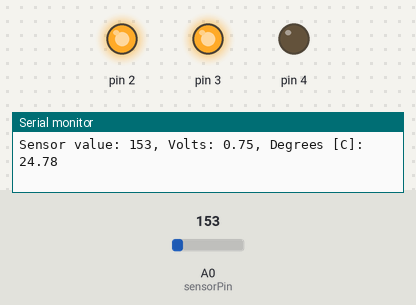
The sketch below on a simulated Arduino Uno, built with avr-gcc and run on an emulated ATmega328P. Shown: output pins drawn as LEDs (lit = HIGH), the last lines printed to the serial monitor. The inputs (shaded band) are chosen by the test bench; at power-on: A0 (sensorPin) = 153.

Above: at 1.2 s.
1.3 s: A0 (sensorPin) set to 165
At 1.7 s:
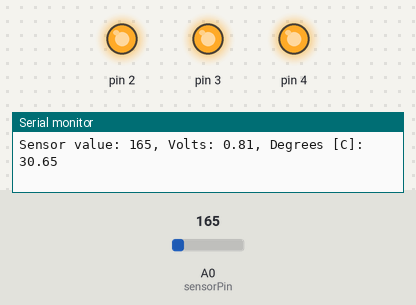
2.8 s: A0 (sensorPin) set to 132
5.8 s: A0 (sensorPin) set to 114
Timing chart, 0 to 8.8 s (numbered marks = the images above; inputs shaded):
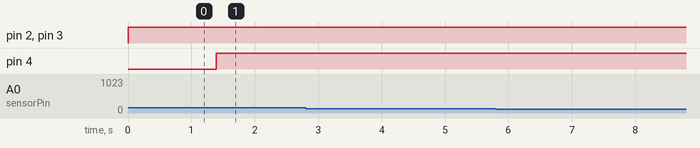

The sketch:

tempIndicator.ino
```cpp
const int sensorPin = A0;
const float baselineTemp = 19.0;

void setup() {
  Serial.begin(9600);

  for (int pinNumber = 2; pinNumber <= 4; pinNumber++) {
    pinMode(pinNumber, OUTPUT);
    digitalWrite(pinNumber, LOW);
  }
}

void loop() {
  int sensorVal = analogRead(sensorPin);

  Serial.print("Sensor value: ");
  Serial.print(sensorVal);

  // TMP36 reads from 0 to 1023
  // 1023 _________ 5 V
  // senorVal _____ voltage

  // Maping
  float voltage = (sensorVal/1023.0) * 5.0;

  Serial.print(", Volts: ");
  Serial.print(voltage);

  // TMP36 datasheet says 10 mV equals 1 C
  // 0.01 _________ 1 C
  // voltage _____ temperature

  // Maping
  float temperature = (voltage - 0.5) * 100;

  Serial.print(", Degrees [C]: ");
  Serial.println(temperature);

  if (temperature >= baselineTemp && temperature < baselineTemp + 2) {

    for (int pinNumber = 2; pinNumber <= 4; pinNumber++) {
        digitalWrite(pinNumber, LOW);
    }

  } else if (temperature >= baselineTemp + 2 && temperature < baselineTemp + 4) {

    digitalWrite(2, HIGH);
    digitalWrite(3, LOW);
    digitalWrite(4, LOW);

  } else if (temperature >= baselineTemp + 4 && temperature < baselineTemp + 6) {

    digitalWrite(2, HIGH);
    digitalWrite(3, HIGH);
    digitalWrite(4, LOW);

  } else if (temperature >= baselineTemp + 6) {
        for (int pinNumber = 2; pinNumber <= 4; pinNumber++) {
        digitalWrite(pinNumber, HIGH);
    }

  }

  delay(1);

}
```

Measured:
- the behaviour switches between 153 and 154 on A0 (sensorPin) (found by bisection; images 0 and 1)
- after the input at 1.3 s, pin 4: LOW → HIGH after 0.09 s
